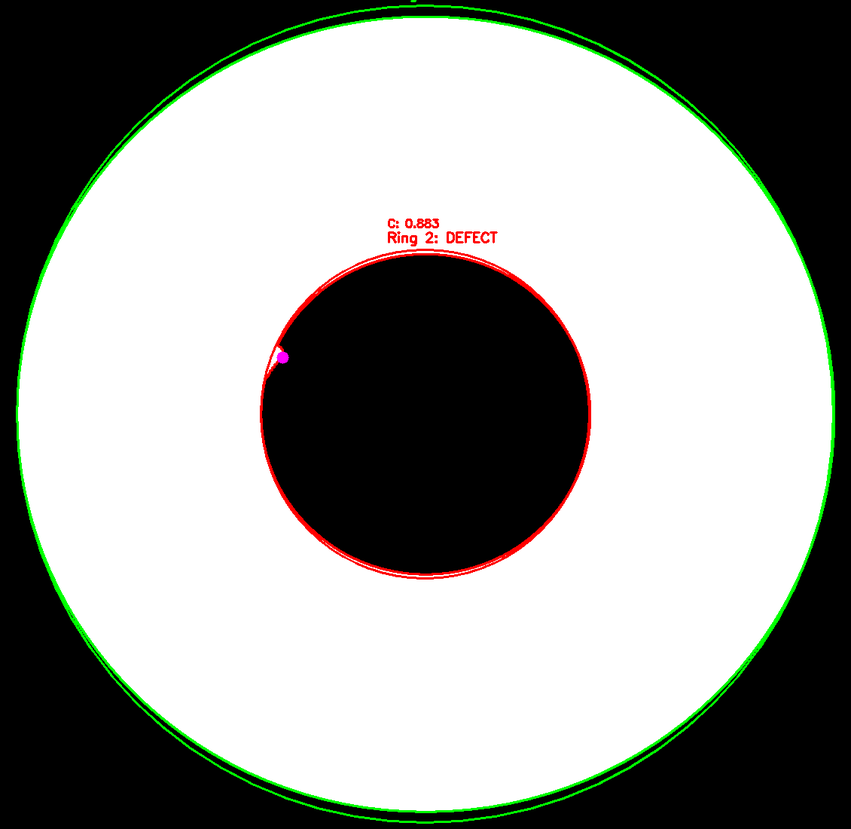
#> input picture Task1/results/visualizations/vis_defect1.png, 851 x 829 px, shrunk from 1130 x 1100 before the run
$ python -i detect_defects.py   (imports and definitions only)
#> lines starting #> are read from the running program, lines starting #| are printed output that depends on the picture; after the words box and inside, x2 and y2 are one past the last pixel; in counts of white or black regions, pixels touching at a corner belong together
#> further down, picture is the input picture: shape (829, 851, 3); mean B, G, R 152.2, 156.1, 154
from unittest import result
import cv2
from matplotlib import contour
import numpy as np
import json
from datetime import datetime
from typing import List, Dict, Tuple
from pathlib import Path


class DefectDetector:
    def __init__(
        self,
        circularity_threshold=0.80,
        defect_depth_threshold=15
    ):
        """
        Initialize the defect detector.

        Args:
            circularity_threshold (float): Minimum circularity for good
                parts (0-1, where 1.0 is a perfect circle)
            defect_depth_threshold (float): Minimum defect depth in pixels
                to be considered a defect
        """
        self.circularity_threshold = circularity_threshold
        self.defect_depth_threshold = defect_depth_threshold

    def preprocess(self, image: np.ndarray) -> np.ndarray:
        """
        Convert image to binary.

        Args:
            image (np.ndarray): Input image (grayscale or color)

        Returns:
            np.ndarray: Binary image with objects in white
        """
        if len(image.shape) == 3:
            gray = cv2.cvtColor(image, cv2.COLOR_BGR2GRAY)
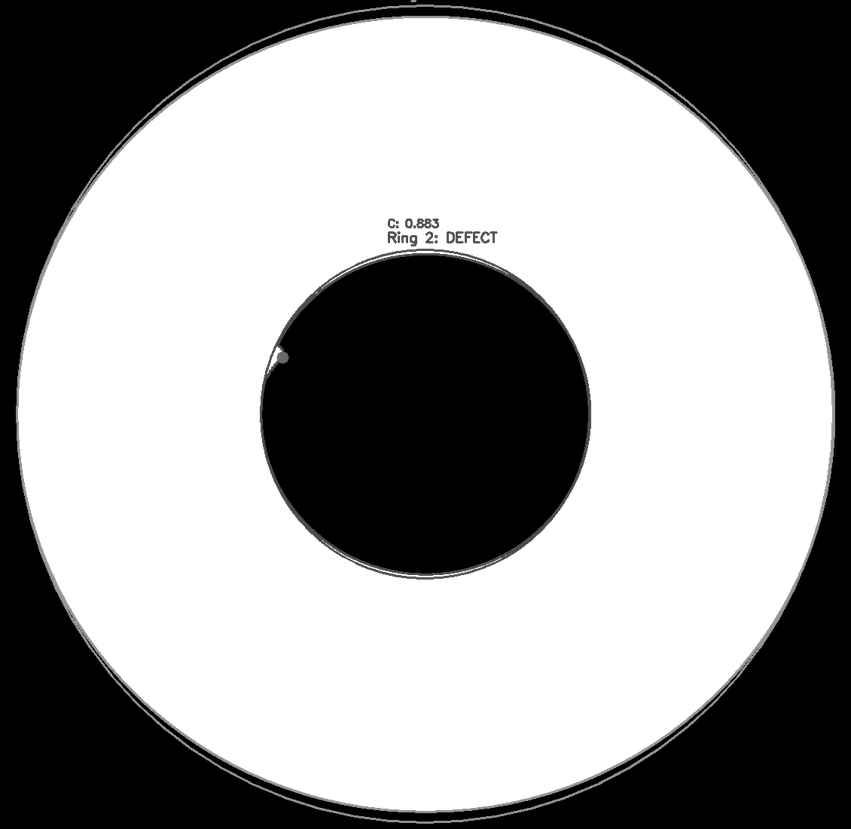
#> gray: shape (829, 851); min 0, max 255, mean 155
        else:
            gray = image

        # Threshold to binary (invert if needed)
        _, binary = cv2.threshold(
            gray, 127, 255, cv2.THRESH_BINARY_INV
        )
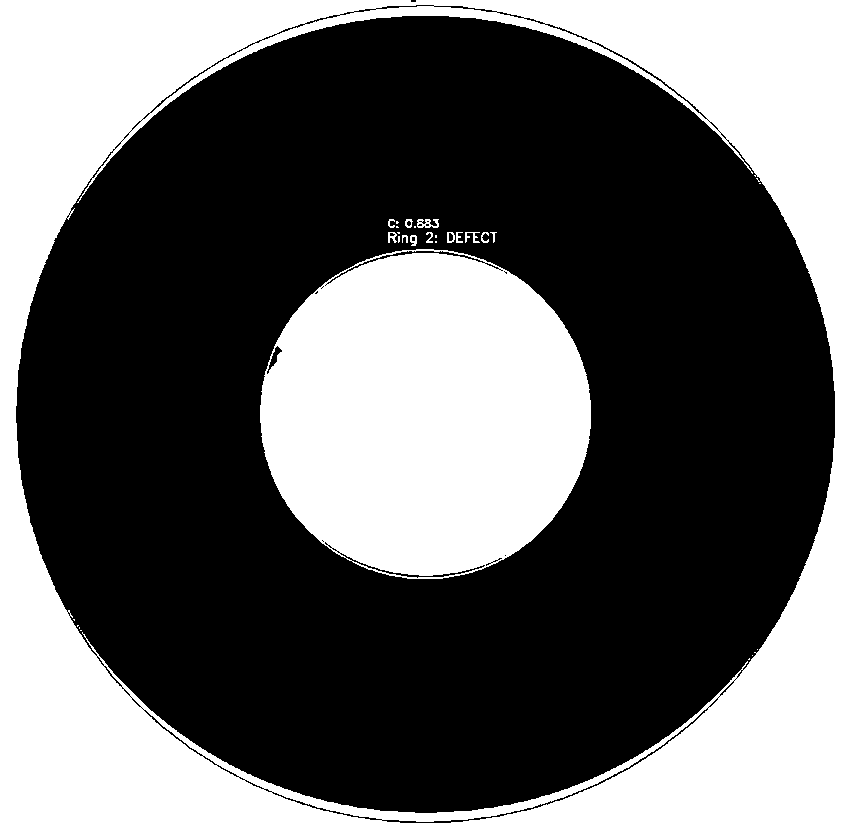
#> binary: shape (829, 851); 39% white; 29 white regions (15 under 20 px)

        return binary

    def calculate_circularity(self, contour: np.ndarray) -> float:
        """
        Calculate circularity score.

        Args:
            contour (np.ndarray): Contour points

        Returns:
            float: Circularity score (1.0 = perfect circle, lower = defect)
        """
        area = cv2.contourArea(contour)
        perimeter = cv2.arcLength(contour, True)

        if perimeter == 0:
            return 0

        circularity = 4 * np.pi * area / (perimeter ** 2)
        return circularity

    def detect_convexity_defects(
        self,
        contour: np.ndarray
    ) -> List[Dict]:
        """
        Detect notches and chips using convexity defects.

        Args:
            contour (np.ndarray): Contour points

        Returns:
            List[Dict]: List of detected defects with their properties
        """
        defects_list = []

        hull = cv2.convexHull(contour, returnPoints=False)

        if len(hull) > 3 and len(contour) > 3:
            try:
                defects = cv2.convexityDefects(contour, hull)

                if defects is not None:
                    for i in range(defects.shape[0]):
                        s, e, f, d = defects[i, 0]
                        depth = d / 256.0  # Convert to pixels

                        if depth > self.defect_depth_threshold:
                            start = tuple(contour[s][0])
                            end = tuple(contour[e][0])
                            far = tuple(contour[f][0])

                            defects_list.append({
                                'type': 'convexity_defect',
                                'depth': depth,
                                'start': start,
                                'end': end,
                                'farthest_point': far
                            })
            except cv2.error:
                pass

        return defects_list

    def detect_defects(
        self,
        image: np.ndarray,
        visualize: bool = False
    ) -> Dict:
        # Preprocess
        binary = self.preprocess(image)

        # Find contours
        contours, hierarchy = cv2.findContours(
            binary,
            cv2.RETR_CCOMP,
            cv2.CHAIN_APPROX_NONE
        )
#> contours = 136 contours, 87 with area under 20; largest, box (x1, y1, x2, y2) and area: (0, 0, 851, 829) 703789, (15, 15, 836, 814) 514955, (260, 249, 591, 579) 85278, (381, 707, 709, 824) 895, (326, 250, 486, 285) 458

        results = []
        vis_image = None
        if visualize:
            vis_image = cv2.cvtColor(binary, cv2.COLOR_GRAY2BGR)

        for idx, contour in enumerate(contours):
            if cv2.contourArea(contour) < 100:
                continue
            circularity = self.calculate_circularity(contour)
            convex_defects = self.detect_convexity_defects(contour)
            (x, y), radius = cv2.minEnclosingCircle(contour)
            center = (int(x), int(y))
            radius = int(radius)
            parent = hierarchy[0][idx][3]
            edge_type = "outer" if parent == -1 else "inner"
            has_circularity_issue = (circularity < self.circularity_threshold)
            has_convex_defects = len(convex_defects) > 0
            status = "DEFECT" if (has_circularity_issue or has_convex_defects) else "PASS"
            result = {
                'ring_id': idx,
                'edge': edge_type,
                'status': status,
                'circularity': circularity,
                'center': center,
                'radius': radius,
                'convex_defects': convex_defects
            }
            results.append(result)

            # Visualization
            if visualize and vis_image is not None:
                color = (0, 0, 255) if status == "DEFECT" else (0, 255, 0)
                cv2.drawContours(vis_image, [contour], -1, color, 2)
                cv2.circle(vis_image, center, radius, color, 2)

                # Mark defect points
                for defect in convex_defects:
                    cv2.circle(
                        vis_image,
                        defect['farthest_point'],
                        8,
                        (255, 0, 255),
                        -1
                    )

                # Add text
                text = f"Ring {idx}: {status}"
                text_pos = (center[0] - 50, center[1] - radius - 10)
                cv2.putText(
                    vis_image,
                    text,
                    text_pos,
                    cv2.FONT_HERSHEY_SIMPLEX,
                    0.6,
                    color,
                    2
                )

                circ_text = f"C: {circularity:.3f}"
                circ_pos = (center[0] - 50, center[1] - radius - 30)
                cv2.putText(
                    vis_image,
                    circ_text,
                    circ_pos,
                    cv2.FONT_HERSHEY_SIMPLEX,
                    0.5,
                    color,
                    2
                )
#> this loop made 136 passes
#> contour on passes 1, 2, 3, 4, 5, 6, 7, 13, 19, 20, 23, 24: [[749, 658], [748, 659], [749, 659]], [[752, 655]], [[757, 649]], [[80, 630], [81, 630]], [[79, 627], [79, 628]], [[77, 625], [77, 626], [78, 625]], [[73, 619], [74, 620], [74, 619]], [[504, 555], [505, 554], [506, 555], [505, 556]], [[322, 541], [323, 540], [324, 541], [323, 542]], [[321, 540], [322, 539], [323, 540], [322, 541]], [[320, 288], [321, 287], [322, 288], [321, 289]], [[321, 287], [322, 286], [323, 287], [322, 288]]
#> (area in calculate_circularity, perimeter in calculate_circularity, circularity, x, y, radius, center, parent) on passes 8, 33: (85278, 1098.5, 0.888, 425.2, 413.5, 165, (425, 413), -1), (458, 358.6, 0.0448, 405.5, 272.5, 80, (405, 272), 7)
#> after the loop, results = 15 items

        return {
            'results': results,
            'visualization': vis_image
        }

    # [190 lines left out: functions process_batch, main, not called in this run]

# [2 lines not run here, left out]

>>> import cv2
>>> picture = cv2.imread('results/visualizations/vis_defect1.png')
>>> result = DefectDetector().detect_defects(picture)
#> result = 2 items
